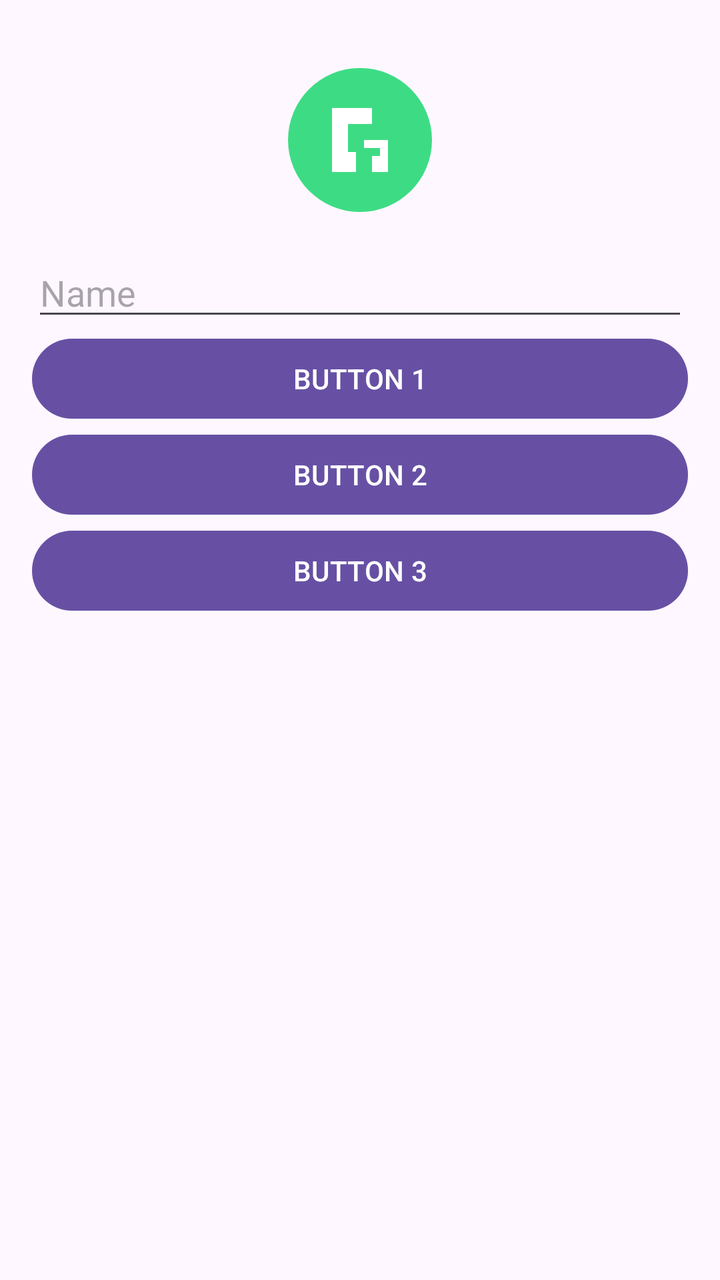
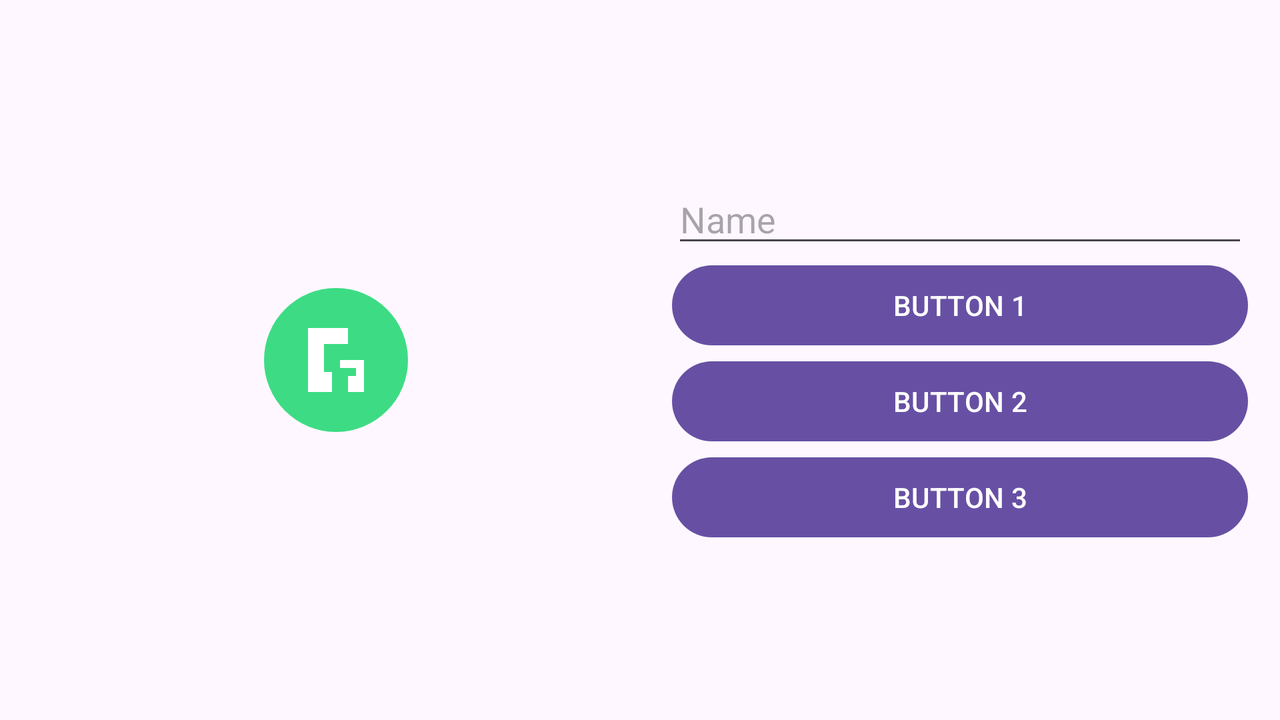

The same Android screen from two of the app's own layout files: first res/layout/ as a phone draws it, then the repository's variant for another configuration, drawn on a device whose configuration selects that folder. Both files follow.
<!-- AndroidManifest.xml: application theme Theme.AndroidRecursosYEstilos -->
<!-- res/layout/activity_main.xml -->
<?xml version="1.0" encoding="utf-8"?>
<LinearLayout xmlns:android="http://schemas.android.com/apk/res/android"
    android:id="@+id/main"
    android:layout_width="match_parent"
    android:layout_height="match_parent"
    android:gravity="center_horizontal"
    android:orientation="vertical"
    android:padding="16dp">

    <ImageView
        android:layout_width="wrap_content"
        android:layout_height="wrap_content"
        android:contentDescription="@string/logo_description"
        android:src="@drawable/geeks_logo" />

    <EditText
        android:layout_width="match_parent"
        android:layout_height="wrap_content"
        android:autofillHints="name"
        android:hint="@string/hint_name"
        android:inputType="textPersonName" />

    <Button
        android:layout_width="match_parent"
        android:layout_height="wrap_content"
        android:text="@string/button_1" />

    <Button
        android:layout_width="match_parent"
        android:layout_height="wrap_content"
        android:text="@string/button_2" />

    <Button
        android:layout_width="match_parent"
        android:layout_height="wrap_content"
        android:text="@string/button_3" />
</LinearLayout>
<!-- resources referenced by this layout -->
<resources>
  <!-- drawable geeks_logo (drawable) -->
  <vector xmlns:android="http://schemas.android.com/apk/res/android"
      android:width="108dp"
      android:height="108dp"
      android:viewportWidth="108"
      android:viewportHeight="108">
      <path
          android:fillColor="#3DDC84"
          android:pathData="M54,18 A36,36 0 1,0 54,90 A36,36 0 1,0 54,18 Z" />
      <path
          android:fillColor="#FFFFFF"
          android:pathData="M40,38 L40,70 L52,70 L52,60 L48,60 L48,46 L60,46 L60,38 Z M56,54 L68,54 L68,70 L60,70 L60,62 L64,62 L64,58 L56,58 Z" />
  </vector>
  <string name="button_1">BUTTON 1</string>
  <string name="button_2">BUTTON 2</string>
  <string name="button_3">BUTTON 3</string>
  <string name="hint_name">Name</string>
  <string name="logo_description">Logo</string>
  <style name="Theme.AndroidRecursosYEstilos" parent="Base.Theme.AndroidRecursosYEstilos" />
  <style name="Base.Theme.AndroidRecursosYEstilos" parent="Theme.Material3.DayNight.NoActionBar">
          
          
      </style>
</resources>
<!-- res/layout-land/activity_main.xml (the repository's variant of the layout above) -->
<!-- drawn on the phone turned sideways -->
<?xml version="1.0" encoding="utf-8"?>
<LinearLayout xmlns:android="http://schemas.android.com/apk/res/android"
    android:id="@+id/main"
    android:layout_width="match_parent"
    android:layout_height="match_parent"
    android:gravity="center_vertical"
    android:orientation="horizontal"
    android:padding="16dp">

    <ImageView
        android:layout_width="0dp"
        android:layout_height="wrap_content"
        android:layout_gravity="center"
        android:layout_weight="1"
        android:contentDescription="@string/logo_description"
        android:src="@drawable/geeks_logo" />

    <LinearLayout
        android:layout_width="0dp"
        android:layout_height="wrap_content"
        android:layout_weight="1"
        android:orientation="vertical"
        android:paddingStart="16dp"
        android:paddingEnd="0dp">

        <EditText
            android:layout_width="match_parent"
            android:layout_height="wrap_content"
            android:autofillHints="name"
            android:hint="@string/hint_name"
            android:inputType="textPersonName" />

        <Button
            android:layout_width="match_parent"
            android:layout_height="wrap_content"
            android:text="@string/button_1" />

        <Button
            android:layout_width="match_parent"
            android:layout_height="wrap_content"
            android:text="@string/button_2" />

        <Button
            android:layout_width="match_parent"
            android:layout_height="wrap_content"
            android:text="@string/button_3" />
    </LinearLayout>

</LinearLayout>
